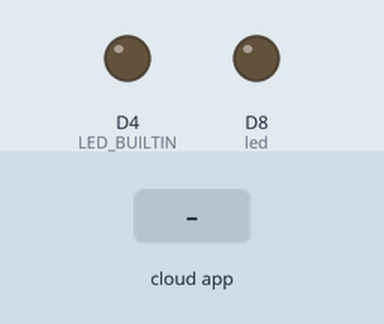
A sketch run on a simulated ESP8266 (NodeMCU). Parts: output pins drawn as LEDs (lit = HIGH, except the on-board LED, lit = LOW). Inputs (shaded band) come from the test bench. WiFi joins after 1.5 s; servers stay silent unless stated; no MQTT or app messages arrive unless stated; what the sketch prints to the serial monitor is not drawn.

Above: at 2.7 s.
2.8 s: the phone or cloud app sets ONOFF to 0
At 3.3 s:
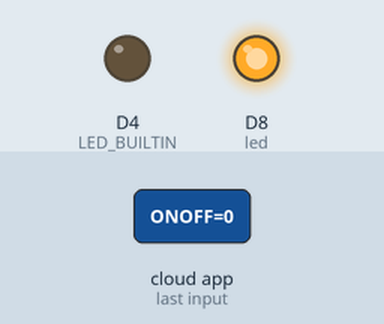
4.3 s: the phone or cloud app sets ONOFF to 1
At 4.7 s:
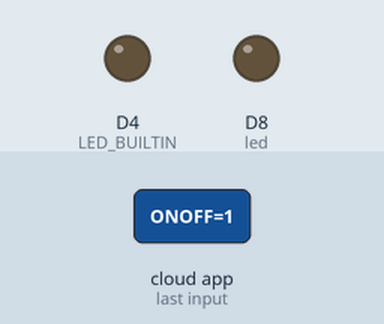
Timing chart, 0 to 7.3 s (numbered marks = the images above; inputs shaded):
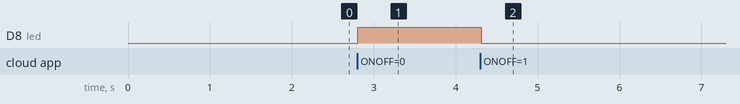

The sketch:

adafruit_google.ino
```cpp
//MV Channel codes
#include <ESP8266WiFi.h>
#include "Adafruit_MQTT.h"
#include "Adafruit_MQTT_Client.h"

#define WIFI_SSID "xxxxxxxx"
#define WIFI_PASS "xxxxxxxxx"

#define MQTT_SERV "io.adafruit.com"
#define MQTT_PORT 1883
#define MQTT_NAME "xxxxxxxx"
#define MQTT_PASS "xxxxxxxxxxxxxxxxxxxxxxx"

int led =D8;

WiFiClient client;
Adafruit_MQTT_Client mqtt(&client, MQTT_SERV, MQTT_PORT, MQTT_NAME, MQTT_PASS);

Adafruit_MQTT_Subscribe onoff = Adafruit_MQTT_Subscribe(&mqtt, MQTT_NAME "/f/ONOFF");
Adafruit_MQTT_Publish LightsStatus = Adafruit_MQTT_Publish(&mqtt, MQTT_NAME "/f/LightsStatus");


void setup()
{
  Serial.begin(9600);
  pinMode(LED_BUILTIN, OUTPUT);


  //Connect to WiFi
  Serial.print("\n\nConnecting Wifi>");
  WiFi.begin(WIFI_SSID, WIFI_PASS);
  digitalWrite(LED_BUILTIN, LOW);

  while (WiFi.status() != WL_CONNECTED)
  {
    Serial.print(">");
    delay(50);
  }

  Serial.println("OK!");

  //Subscribe to the onoff topic
  mqtt.subscribe(&onoff);

  pinMode(led, OUTPUT);
  digitalWrite(LED_BUILTIN, HIGH);
  digitalWrite(led, LOW);

}

void loop()
{
  //Connect/Reconnect to MQTT
  MQTT_connect();

  //Read from our subscription queue until we run out, or
  //wait up to 5 seconds for subscription to update
  Adafruit_MQTT_Subscribe * subscription;
  while ((subscription = mqtt.readSubscription(5000)))
  {
    //If we're in here, a subscription updated...
    if (subscription == &onoff)
    {
      //Print the new value to the serial monitor
      Serial.print("onoff: ");
      Serial.println((char*) onoff.lastread);

      //If the new value is  "ON", turn the light on.
      //Otherwise, turn it off.
      if (!strcmp((char*) onoff.lastread, "0"))
      {
        //active low logic
        digitalWrite(led, HIGH);
        LightsStatus.publish("0");
      }
      else if (!strcmp((char*) onoff.lastread, "1"))
      {
        digitalWrite(led, LOW);
        LightsStatus.publish("1");

      }
      else
      {
        LightsStatus.publish("ERROR");
      }
    }

  }
}


void MQTT_connect()
{

  //  // Stop if already connected
  if (mqtt.connected() && mqtt.ping())
  {
    //    mqtt.disconnect();
    return;
  }

  int8_t ret;

  mqtt.disconnect();

  Serial.print("Connecting to MQTT... ");
  uint8_t retries = 3;
  while ((ret = mqtt.connect()) != 0) // connect will return 0 for connected
  {
    Serial.println(mqtt.connectErrorString(ret));
    Serial.println("Retrying MQTT connection in 5 seconds...");
    mqtt.disconnect();
    delay(5000);  // wait 5 seconds
    retries--;
    if (retries == 0)
    {
      ESP.reset();
    }
  }
  Serial.println("MQTT Connected!");
}
```

Measured:
- after the input at 2.8 s, D8 (led): LOW → HIGH at once
- after the input at 4.3 s, D8 (led): HIGH → LOW at once
